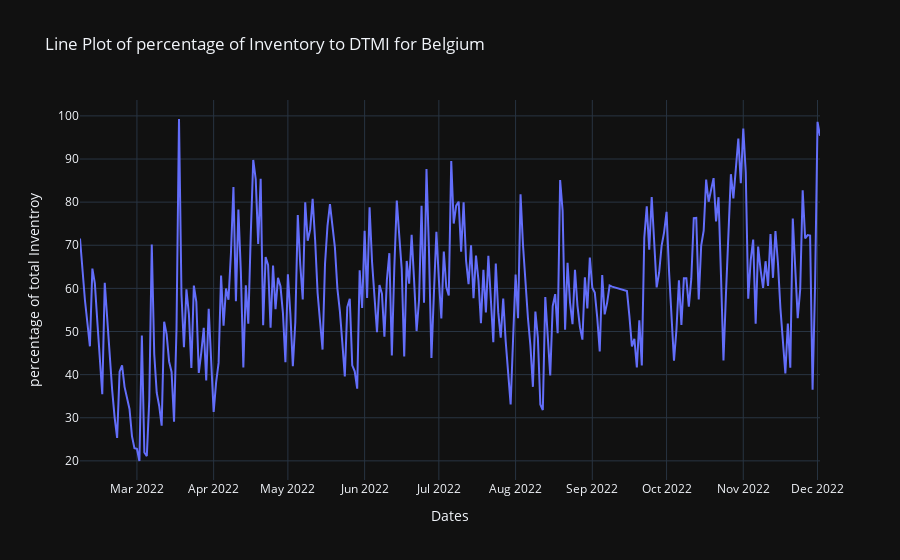
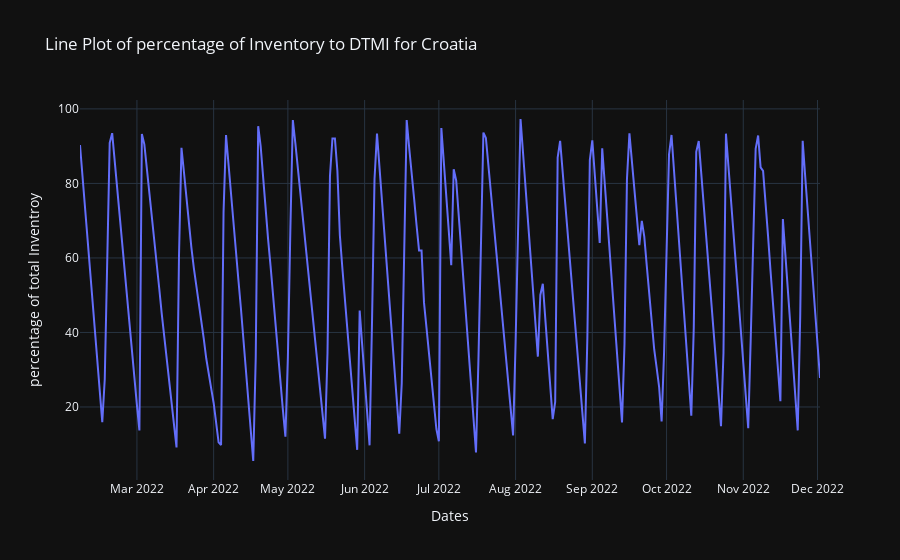
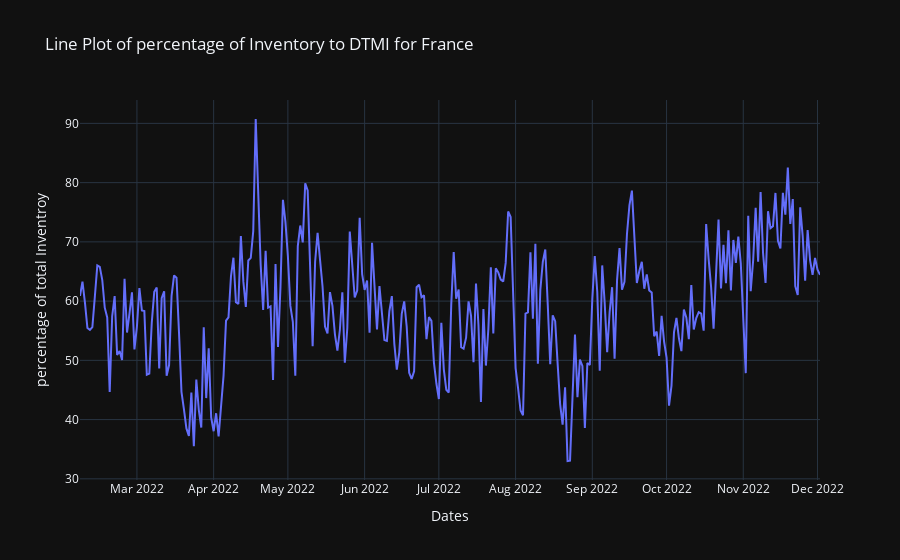
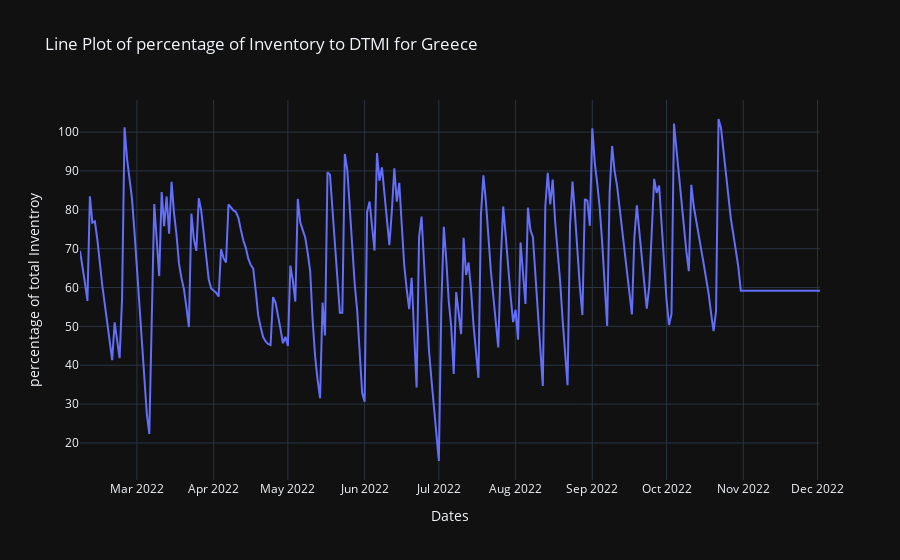

Notebook code cell kept with these figures, in order:
### Code cell
data = data.loc[::-1]
data.to_csv('./Data/reverse_data.csv')
countries = data['name'].unique()

for i in countries:
    selected_rows = data[data['name'] == i].round(decimals=2).sort_values("gasDayStart")

    fig = px.line(selected_rows, x='gasDayStart', y='percentage Inventory to DTMI',

                  title=f"Line Plot of percentage of Inventory to DTMI for {i}")
    fig.update_layout(xaxis_title='Dates', yaxis_title='percentage of total Inventroy')
    fig.show()

### Figure 1 — Plotly figure (JSON) as saved in the notebook; plotly's stock layout.template omitted (floating-point values rounded to 4 significant figures; data arrays with more than 128 entries replaced by an {"elided": "..."} marker saying what was removed)
{"data": [{"hovertemplate": "gasDayStart=%{x}<br>percentage Inventory to DTMI=%{y}<extra></extra>", "legendgroup": "", "line": {"color": "#636efa", "dash": "solid"}, "marker": {"symbol": "circle"}, "mode": "lines", "name": "", "orientation": "v", "showlegend": false, "x": {"elided": "600 str values"}, "xaxis": "x", "y": {"elided": "600 float values"}, "yaxis": "y", "type": "scatter"}], "layout": {"xaxis": {"anchor": "y", "domain": [0.0, 1.0], "title": {"text": "Dates"}}, "yaxis": {"anchor": "x", "domain": [0.0, 1.0], "title": {"text": "percentage of total Inventroy"}}, "legend": {"tracegroupgap": 0}, "title": {"text": "Line Plot of percentage of Inventory to DTMI for Belgium"}}}

### Figure 2 — Plotly figure (JSON) as saved in the notebook; plotly's stock layout.template omitted (floating-point values rounded to 4 significant figures; data arrays with more than 128 entries replaced by an {"elided": "..."} marker saying what was removed)
{"data": [{"hovertemplate": "gasDayStart=%{x}<br>percentage Inventory to DTMI=%{y}<extra></extra>", "legendgroup": "", "line": {"color": "#636efa", "dash": "solid"}, "marker": {"symbol": "circle"}, "mode": "lines", "name": "", "orientation": "v", "showlegend": false, "x": {"elided": "600 str values"}, "xaxis": "x", "y": {"elided": "600 float values"}, "yaxis": "y", "type": "scatter"}], "layout": {"xaxis": {"anchor": "y", "domain": [0.0, 1.0], "title": {"text": "Dates"}}, "yaxis": {"anchor": "x", "domain": [0.0, 1.0], "title": {"text": "percentage of total Inventroy"}}, "legend": {"tracegroupgap": 0}, "title": {"text": "Line Plot of percentage of Inventory to DTMI for Croatia"}}}

### Figure 3 — Plotly figure (JSON) as saved in the notebook; plotly's stock layout.template omitted (floating-point values rounded to 4 significant figures; data arrays with more than 128 entries replaced by an {"elided": "..."} marker saying what was removed)
{"data": [{"hovertemplate": "gasDayStart=%{x}<br>percentage Inventory to DTMI=%{y}<extra></extra>", "legendgroup": "", "line": {"color": "#636efa", "dash": "solid"}, "marker": {"symbol": "circle"}, "mode": "lines", "name": "", "orientation": "v", "showlegend": false, "x": {"elided": "600 str values"}, "xaxis": "x", "y": {"elided": "600 float values"}, "yaxis": "y", "type": "scatter"}], "layout": {"xaxis": {"anchor": "y", "domain": [0.0, 1.0], "title": {"text": "Dates"}}, "yaxis": {"anchor": "x", "domain": [0.0, 1.0], "title": {"text": "percentage of total Inventroy"}}, "legend": {"tracegroupgap": 0}, "title": {"text": "Line Plot of percentage of Inventory to DTMI for France"}}}

### Figure 4 — Plotly figure (JSON) as saved in the notebook; plotly's stock layout.template omitted (floating-point values rounded to 4 significant figures; data arrays with more than 128 entries replaced by an {"elided": "..."} marker saying what was removed)
{"data": [{"hovertemplate": "gasDayStart=%{x}<br>percentage Inventory to DTMI=%{y}<extra></extra>", "legendgroup": "", "line": {"color": "#636efa", "dash": "solid"}, "marker": {"symbol": "circle"}, "mode": "lines", "name": "", "orientation": "v", "showlegend": false, "x": {"elided": "600 str values"}, "xaxis": "x", "y": {"elided": "600 float values"}, "yaxis": "y", "type": "scatter"}], "layout": {"xaxis": {"anchor": "y", "domain": [0.0, 1.0], "title": {"text": "Dates"}}, "yaxis": {"anchor": "x", "domain": [0.0, 1.0], "title": {"text": "percentage of total Inventroy"}}, "legend": {"tracegroupgap": 0}, "title": {"text": "Line Plot of percentage of Inventory to DTMI for Greece"}}}
